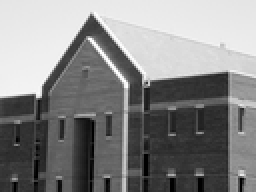
%> input picture p9/building.tif, 128 x 96 px, shrunk from 1114 x 834 before the run (shown 2 times larger); the run also reads 1 picture not shown here
$ octave problem9_main.m   (GNU Octave 9; MATLAB toolbox functions it lacks are replaced by stand-ins)
%> lines starting %> are read from the running program, lines starting %| are printed output that depends on the picture; long printed decimals are rounded
### p9/roberts.m
function [ imgg ] = roberts( imgf )
%ROBERTS
%   robert filter, two with 3x3 masks on axis-x and axis-y

[M, N] = size(imgf);

f = replicate_padding(imgf, 2);
f = double(f); % double f

% Roberts
maskx = [0 0 0 ; 0 -1 0; 0 0 1];
masky = [0 0 0; 0 0 -1; 0 1 0];

gx = zeros(M+4, N+4);
gy = zeros(M+4, N+4);

for x = (2 : M+3)
    for y = (2 : N+3)
        gx(x, y) = sum(sum(f(x-1:x+1, y-1:y+1) .* maskx));
        gy(x, y) = sum(sum(f(x-1:x+1, y-1:y+1) .* masky));
    end
end

% new image: using abs ,some negative
gx = abs(gx(3:M+2, 3:N+2));
gy = abs(gy(3:M+2, 3:N+2));
imgg = scale255(gx+gy);

end

### p9/replicate_padding.m
function [ imgg ] = replicate_padding( imgf, pad )
%REPLIACTE_PADDING
% imgf - img to be padded, pad - amount of padding

[M, N] = size(imgf);

% repmat(mat, row_rep, col_rep);
top = repmat(imgf(1, :), pad, 1);
button = repmat(imgf(M, :), pad, 1);
left = repmat(imgf(:, 1), 1, pad);
right = repmat(imgf(:, N), 1, pad);
lt = repmat(imgf(1,1), pad, pad);
rt = repmat(imgf(1,N), pad, pad);
lb = repmat(imgf(M,1), pad, pad);
rb = repmat(imgf(M,N), pad, pad);

imgg = [lt, top, rt; left, imgf, right; lb, button, rb];

end

### p9/scale255.m
function [ imgg ] = scale255( imgf )
%SCALE255
% return is uint8 type

%imgf = double(imgf);
[M, N] = size(imgf);
K = 255;

minf = zeros(M, N) + min(min(imgf));
maxf = zeros(M, N) + max(max(imgf));
imgg = K * (imgf-minf) ./ (maxf - minf);
imgg = uint8(imgg);

end

### p9/prewitt.m
function [ imgg ] = prewitt( imgf )
%PREWITT prewitt filter
%   two 3x3 masks

[M, N] = size(imgf);

f = replicate_padding(imgf, 2);
f = double(f); % double f

maskx = [-1 -1 -1; 0 0 0; 1 1 1];
masky = [-1 0 1; -1 0 1; -1 0 1];

gx = zeros(M+4, N+4);
gy = zeros(M+4, N+4);

for x = (2 : M+3)
    for y = (2 : N+3)
        gx(x, y) = sum(sum(f(x-1:x+1, y-1:y+1) .* maskx));
        gy(x, y) = sum(sum(f(x-1:x+1, y-1:y+1) .* masky));
    end
end

% new image: using abs ,some negative
gx = abs(gx(3:M+2, 3:N+2));
gy = abs(gy(3:M+2, 3:N+2));
imgg = scale255(gx+gy);

end

### p9/marr_hildreth.m
function [ imgg, imgcross ] = marr_hildreth( imgf, sigma, n, threshold )
%MARR_HILDRETH
%   sigma - variance of Gaussian, n - size of gaussiain lowpass filter

% generate gaussian filter
x = (1:n) - (n+1)/2;
y = x';
x = repmat(x, n, 1);
y = repmat(y, 1, n);
D2 = x.^2 + y.^2;
gau_filter = exp(-D2 / (2*sigma*sigma));

% preprocess
[M, N] = size(imgf);
imgf = double(imgf) ./ 255;
f = replicate_padding(imgf, n-1);
f = double(f); % double f

% convolution
g = zeros(M+2*n, N+2*n);
for x = (n : M+n-1)
    for y = (n : N+n-1)
        xlow = fix(x - fix((n-1)/2));
        xhigh = fix(x + fix((n-1)/2));
        ylow = fix(y - fix((n-1)/2));
        yhigh = fix(y + fix((n-1)/2));
        g(x,y) = sum(sum(f(xlow:xhigh,ylow:yhigh) .* gau_filter));
    end
end

f = g(n:M+n-1, n:N+n-1) * 255;
% laplacian
f = replicate_padding(f, 2);
mask = [1 1 1; 1 -8 1; 1 1 1];
g = zeros(M+4, N+4);
for x = (2 : M+3)
    for y = (2 : N+3)
        g(x, y) = sum(sum(f(x-1:x+1, y-1:y+1) .* mask));
    end
end

% do zero cross
g = g(3:M+2, 3:N+2);
imgcross = zero_cross(g, threshold*max(max(g)));

imgg = g; % laplacian result without scale
imgg = scale255(imgg); % this is the image to show
imgcross = scale255(imgcross);


end

### p9/zero_cross.m
function [ imgg ] = zero_cross( imgf, threshold )
%ZERO_CROSS
%   threshold - a threshold value

[M, N] = size(imgf);
imgg = zeros(M, N);

for x=(2:M-1)
    for y=(2:N-1)
        imgg(x,y) = check_threshold(imgf, x, y, threshold);
    end
end

end

% [21 lines left out: function check_threshold, not called in this run]

### p9/canny.m
function [ imgg, imgt ] = canny( imgf, sigma, n, TL, TH )
%CANNY canny's algorithm
%   sigma - gaussian variance, n - size of filter, TH TL - thresholds

% generate gaussian filter
x = (1:n) - (n+1)/2;
y = x';
x = repmat(x, n, 1);
y = repmat(y, 1, n);
D2 = x.^2 + y.^2;
gau_filter = exp(-D2 / (2*sigma*sigma));

% preprocess
[M, N] = size(imgf);
imgf = double(imgf) ./ 255;
f = replicate_padding(imgf, n-1);
f = double(f); % double f

% gaussian smoothing
g = zeros(M+2*n, N+2*n);
for x = (n : M+n-1)
    for y = (n : N+n-1)
        xlow = fix(x - fix((n-1)/2));
        xhigh = fix(x + fix((n-1)/2));
        ylow = fix(y - fix((n-1)/2));
        yhigh = fix(y + fix((n-1)/2));
        g(x,y) = sum(sum(f(xlow:xhigh,ylow:yhigh) .* gau_filter));
    end
end

% restore to original size
f = g(n:M+n-1, n:N+n-1);
minf = min(min(f));
maxf = max(max(f));
f = (f - minf)./(maxf-minf); % normalization to (0,1)

% calculate magnitude and angle image
magnitude = zeros(M, N);
angle = zeros(M, N);
for x = (1:M-1)
    for y = (1:N-1)
        py = f(x,y) - f(x,y+1) + f(x+1,y) - f(x+1,y+1);
        px = f(x,y) - f(x+1,y) + f(x,y+1) - f(x+1,y+1);
        magnitude(x, y) = sqrt(px*px + py*py);
        angle(x, y) = atand(py/px);
    end
end

% obtain thresholding-only image
imgt = zeros(M, N);
for x = (1:M)
    for y = (1:N)
        if magnitude(x,y)>=TL
            imgt(x,y) = magnitude(x,y);
        end
    end
end
imgt = uint8(scale255(imgt));


% nonmaximum suppression
suppres = zeros(M, N);

for x = (2:M-1)
    for y = (2:N-1)
        if angle(x,y)>=-22.5 && angle(x,y)<22.5 % horizontal
            if magnitude(x,y)>magnitude(x-1,y) && magnitude(x,y)>magnitude(x+1,y)
                suppres(x, y) = magnitude(x,y);
            end
        elseif angle(x,y)>=22.5 && angle(x,y)<67.5 % leftbottom-righttop
            if magnitude(x,y)>magnitude(x-1,y-1) && magnitude(x,y)>magnitude(x+1,y+1)
                suppres(x, y) = magnitude(x,y);
            end
        elseif angle(x,y)>=-67.5 && angle(x,y)<-22.5 % lefttop-rightbottom
            if magnitude(x,y)>magnitude(x-1,y+1) && magnitude(x,y)>magnitude(x+1,y-1)
                suppres(x, y) = magnitude(x,y);
            end
        else % vertical
            if magnitude(x,y)>magnitude(x,y+1) && magnitude(x,y)>magnitude(x,y-1)
                suppres(x, y) = magnitude(x,y);
            end
        end
    end
end


% double thresholding
imgg = zeros(M, N);

for x = (1:M)
    for y = (1:N)
        if suppres(x,y)>TH % strong edge pixel
            imgg(x,y) = 1;
        elseif suppres(x,y)>TL
            if max(max(suppres(x-1:x+1,y-1:y+1)))>TH % 8-connectivity
                imgg(x,y) = 1;
            end
        end
    end
end


end

### p9/basic_global_thresholding.m
function [ imgg, T ] = basic_global_thresholding( imgf, T0, deltaT )
%BASIC_GLOBAL_THRESHOLDING
%   T0: init esitimatation threshold, deltaT: the stopping difference

while 1
    [~, mean_0, mean_1] = thresholding(imgf, T0);
    T1 = (mean_0+mean_1)/2;
    if abs(T1-T0) <= deltaT
        T = T1;
        break
    end
    T0 = T1;
end
[imgg, ~, ~] = thresholding(imgf, T);

end

function [ imgg, mean_0, mean_1 ] = thresholding( imgf, T )
[M, N] = size(imgf);
imgg = zeros(M, N);
mean_0 = double(0);
mean_1 = double(0);
cnt_0 = 0;
cnt_1 = 0;
for x = (1:M)
    for y = (1:N)
        if imgf(x,y)>T
            imgg(x,y)=250;
            mean_1 = mean_1+double(imgf(x,y));
            cnt_1 = cnt_1+1;
        else
            imgg(x,y)=5;
            mean_0 = mean_0+double(imgf(x,y));
            cnt_0 = cnt_0+1;
        end
    end
end

imgg = uint8(imgg);
if mean_0 == 0
    cnt_0 = 1;
end
if mean_1 == 0
    cnt_1 = 1;
end

mean_0 = mean_0 / cnt_0;
mean_1 = mean_1 / cnt_1;

end

### p9/otsu_thresholding.m
function [ imgg, kstar, eta ] = otsu_thresholding( imgf )
%OTSU_THRESHOLDING
%   kstar: threshold, eta: separability

[M, N] = size(imgf);
histf = zeros(1, uint32(256)); % (0:255)
for x=(1:M)
    for y=(1:N)
        histf(fix(imgf(x,y)+1)) = histf(fix(imgf(x,y)+1)) + 1;
    end
end
histf = double(histf)/double(M*N);

P = zeros(1, uint32(256));
P(1) = histf(1);
for i = (2:256)
    P(i) = P(i-1) + histf(i);
end

m = double(zeros(1, uint32(256)));
m(1) = 0*double(histf(1));
for i = (2:256)
    m(i) = m(i-1) + double(i-1)*histf(i);
end
mG = m(256);

size(P)
size(m)
size(mG)
size(1-P)

sigmaB2 = (mG .* P - m) .^2 ./(P .* (1-P));
size(sigmaB2)
kall = find(sigmaB2==max(sigmaB2));
kstar = mean(kall) - 1;
sigmaG = sum(((0:255)-mG).^2 .* histf);

eta = sigmaB2(int32(kstar)) / sigmaG;
imgg = thresholding(imgf, kstar);

end

function [ imgg ] = thresholding( imgf, T )
[M, N] = size(imgf);
imgg = zeros(M, N);
for x = (1:M)
    for y = (1:N)
        if imgf(x,y)>T
            imgg(x,y)=250;
        else
            imgg(x,y)=5;
        end
    end
end

imgg = uint8(imgg);
end

### p9/problem9_main.m
% DIP problem 9
% Image Segmentation
% Edge dectection: Roberts, Prewitt, Sobel, Marr-Hildreth, Canny
% Threshold segmentation: Otsu's method
% author: wang.yiqing
% Dependent function: roberts, prewitt, sobel, marr_hildreth, zero_cross, canny
% 					  otsu_thresholding, basic_global_thresholding

%=========================================================================

% read in image
fp = 'building.tif';
f_orig = imread(fp);
%> f_orig is the input picture: size 96x128 uint8; min 0, max 255, mean 133.3
[M, N] = size(f_orig);
%> M = 96; N = 128
figure, imshow(f_orig);
imwrite(f_orig, 'building.png');

%=========================================================================
% 1). Edge detection

% Roberts filter
f_roberts = roberts(f_orig);
%> in replicate_padding, `top = repmat(imgf(1, :), pad, 1);`: top = 128 columns, first 8: [228 229 229 229 229 229 230 230; 228 229 229 229 229 229 230 230]
%> in replicate_padding, `button = repmat(imgf(M, :), pad, 1);`: button = 128 columns, first 8: [46 52 57 54 50 62 32 0; 46 52 57 54 50 62 32 0]
%> in replicate_padding, `left = repmat(imgf(:, 1), 1, pad);`: left = 96 rows, first 12: [228 228; 229 229; 229 229; 230 230; 230 230; 230 230; 230 230; 231 231; 231 231; 231 231; 231 231; 232 232]
%> in replicate_padding, `right = repmat(imgf(:, N), 1, pad);`: right = 96 rows, first 12: [229 229; 229 229; 229 229; 229 229; 230 230; 230 230; 231 231; 231 231; 231 231; 231 231; 232 232; 232 232]
%> in replicate_padding, `lt = repmat(imgf(1,1), pad, pad);`: lt = [228 228; 228 228]
%> in replicate_padding, `rt = repmat(imgf(1,N), pad, pad);`: rt = [229 229; 229 229]
%> in replicate_padding, `lb = repmat(imgf(M,1), pad, pad);`: lb = [46 46; 46 46]
%> in replicate_padding, `rb = repmat(imgf(M,N), pad, pad);`: rb = [140 140; 140 140]
%> in scale255, `minf = zeros(M, N) + min(min(imgf));`: minf: size 96x128 double; every value is 0
%> in scale255, `maxf = zeros(M, N) + max(max(imgf));`: maxf: size 96x128 double; every value is 292
figure, imshow(f_roberts);
imwrite(f_roberts, '9_roberts.png');

% Prewitt filter
f_prewitt = prewitt(f_orig);
%> after the loop in prewitt, `for x = (2 : M+3)`:
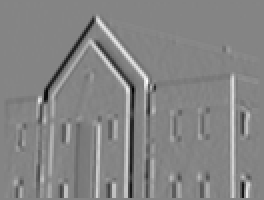
%> gy: size 100x132 double (shown 2 times larger); min -546, max 504, mean 1.3; drawn with min black and max white
%> in scale255 (call 2), `maxf = zeros(M, N) + max(max(imgf));`: maxf: size 96x128 double; every value is 707
figure, imshow(f_prewitt);
imwrite(f_prewitt, '9_prewitt.png');

% Sobel filter
f_sobel = prewitt(f_orig);
figure, imshow(f_sobel);
imwrite(f_sobel, '9_sobel.png');

% Marr-Hildreth
[~, f_zerocross_0] = marr_hildreth(f_orig, 4, 25, 0);
%> in replicate_padding (call 4), `lt = repmat(imgf(1,1), pad, pad);`: lt: size 24x24 double; every value is 0.894
%> in replicate_padding (call 4), `rt = repmat(imgf(1,N), pad, pad);`: rt: size 24x24 double; every value is 0.898
%> in replicate_padding (call 4), `lb = repmat(imgf(M,1), pad, pad);`: lb: size 24x24 double; every value is 0.18
%> in replicate_padding (call 4), `rb = repmat(imgf(M,N), pad, pad);`: rb: size 24x24 double; every value is 0.549
%> after the loop in marr_hildreth, `for x = (n : M+n-1)`:
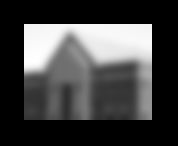
%> g: size 146x178 double; min 0, max 94.13, mean 24.8; drawn with min black and max white
%> in replicate_padding (call 5), `left = repmat(imgf(:, 1), 1, pad);`: left = 96 rows, first 12: [22954.7 22954.7; 22973.8 22973.8; 22995.3 22995.3; 23018.6 23018.6; 23043.1 23043.1; 23068.4 23068.4; 23094.1 23094.1; 23120 23120; 23146.1 23146.1; 23172.3 23172.3; 23198.9 23198.9; 23225.8 23225.8]
%> in replicate_padding (call 5), `right = repmat(imgf(:, N), 1, pad);`: right = 96 rows, first 12: [22964.3 22964.3; 22980.1 22980.1; 22999.4 22999.4; 23021.9 23021.9; 23047.2 23047.2; 23074.9 23074.9; 23104.3 23104.3; 23134.9 23134.9; 23166.5 23166.5; 23198.5 23198.5; 23231 23231; 23263.6 23263.6]
%> after the loop in marr_hildreth, `for x = (2 : M+3)`:
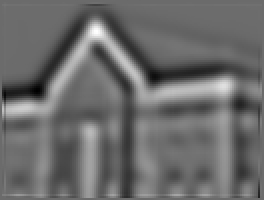
%> g: size 100x132 double (shown 2 times larger); min -1131.3, max 1542.8, mean 0; drawn with min black and max white
%> after the loop in zero_cross, `for x=(2:M-1)`:
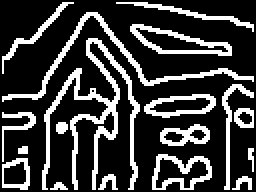
%> imgg: size 96x128 double (shown 2 times larger); 23.7% white in thin lines or dots
%> in scale255 (call 4), `minf = zeros(M, N) + min(min(imgf));`: minf: size 96x128 double; every value is -1131.3
%> in scale255 (call 4), `maxf = zeros(M, N) + max(max(imgf));`: maxf: size 96x128 double; every value is 1542.8
%> in scale255 (call 5), `maxf = zeros(M, N) + max(max(imgf));`: maxf: size 96x128 double; every value is 255
%> in scale255 (call 5), `imgg = uint8(imgg);`: imgg: size 96x128 uint8; 23.7% white in thin lines or dots
[~, f_zerocross_4] = marr_hildreth(f_orig, 4, 25, 0.04);
%> after the loop in zero_cross (call 2), `for x=(2:M-1)`: imgg: size 96x128 double; 19.6% white in thin lines or dots
%> in scale255 (call 7), `imgg = uint8(imgg);`: imgg: size 96x128 uint8; 19.6% white in thin lines or dots
[~, f_zerocross_8] = marr_hildreth(f_orig, 4, 25, 0.08);
%> after the loop in zero_cross (call 3), `for x=(2:M-1)`: imgg: size 96x128 double; 15.9% white in thin lines or dots
%> in scale255 (call 9), `imgg = uint8(imgg);`: imgg: size 96x128 uint8; 15.9% white in thin lines or dots
[f_marrhildreth, f_zerocross_12] = marr_hildreth(f_orig, 4, 25, 0.12);
%> after the loop in zero_cross (call 4), `for x=(2:M-1)`: imgg: size 96x128 double; 13.5% white in thin lines or dots
%> in scale255 (call 11), `imgg = uint8(imgg);`: imgg: size 96x128 uint8; 13.5% white in thin lines or dots
figure, imshow(f_marrhildreth);
figure, imshow(f_zerocross_0);
figure, imshow(f_zerocross_4);
figure, imshow(f_zerocross_8);
figure, imshow(f_zerocross_12);
imwrite(f_marrhildreth, '9_marrhildreth.png');
imwrite(f_zerocross_0, '9_zerocross_0.png');
imwrite(f_zerocross_4, '9_zerocross_4.png');
imwrite(f_zerocross_8, '9_zerocross_8.png');
imwrite(f_zerocross_12, '9_zerocross_12.png');

% Canny
[f_canny, f_threshold_only] = canny(f_orig, 4, 25, 0.01, 0.02);
%> in canny, `f = g(n:M+n-1, n:N+n-1);`:
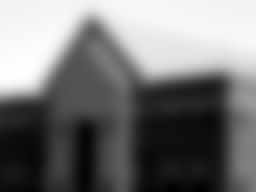
%> f: size 96x128 double (shown 2 times larger); min 15.84, max 94.13, mean 52.4; drawn with min black and max white
%> in canny, `minf = min(min(f));`: minf = 15.84
%> in canny, `maxf = max(max(f));`: maxf = 94.13
%> after the loop in canny, `for x = (1:M-1)`:
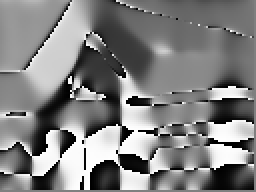
%> angle: size 96x128 double (shown 2 times larger); min -89.99, max 90, mean 1.3; drawn with min black and max white
%> after the loop in canny, `for x = (1:M-1)`:
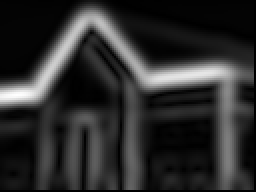
%> magnitude: size 96x128 double (shown 2 times larger); min 0, max 0.184, mean 0.0328; drawn with min black and max white
figure, imshow(f_canny);
imwrite(f_canny, '9_canny.png');
figure, imshow(f_threshold_only);
imwrite(f_canny, '9_threshold_only.png');


%=========================================================================
% 2). Global thresholding

% read in original image
fp = 'polymersomes.tif';
f_orig = imread(fp);
[M, N] = size(f_orig);
%> M = 74; N = 81
figure, imshow(f_orig);
imwrite(f_orig, 'polymersomes.png');
% histogram
fhist = figure;
imhist(f_orig);
saveas(fhist, '9_polymersomes_hist.png', 'png');

% basic global thresholding
[f_basic_threshold, T_basic] = basic_global_thresholding(f_orig, mean(mean(f_orig)), 1);
%> the loop in basic_global_thresholding, `while 1` made 1 pass
%> (mean_0, mean_1, T1, T) on pass 1: (160.2, 178.6, 169.4, 169.4)
%> T_basic = 169.4
fprintf('T_basic %f', T_basic); % T_basic 169.394997
figure, imshow(f_basic_threshold);
imwrite(f_basic_threshold, '9_threshold_basic.png');

% Otsu's method
[f_otsu, kstar, eta] = otsu_thresholding(f_orig);
%> after the loop in otsu_thresholding, `for x=(1:M)`: histf = 256 values, max 685 at index 163, min 0 at index 1, mean 23.41
%> in otsu_thresholding, `histf = double(histf)/double(M*N);`: histf = 256 values, max 0.114 at index 163, min 0 at index 1, mean 0.00391
%> after the loop in otsu_thresholding, `for i = (2:256)`: P = 256 values from 0 to 1
%> after the loop in otsu_thresholding, `for i = (2:256)`: m = 256 values from 0 to 169.6
%> in otsu_thresholding, `mG = m(256);`: mG = 169.6
%> in otsu_thresholding, `size(P)`: ans = [1 256]
%> in otsu_thresholding, `size(mG)`: ans = [1 1]
%> in otsu_thresholding, `size(1-P)`: ans = [1 256]
%> in otsu_thresholding, `kall = find(sigmaB2==max(sigmaB2));`: kall = 182
%> in otsu_thresholding, `kstar = mean(kall) - 1;`: kstar = 181
%> in otsu_thresholding, `sigmaG = sum(((0:255)-mG).^2 .* histf);`: sigmaG = 190
%> in otsu_thresholding, `eta = sigmaB2(int32(kstar)) / sigmaG;`: eta = 0.468
%> kstar = 181; eta = 0.468
figure, imshow(f_otsu);
imwrite(f_otsu, '9_threshold_otsu.png');
fprintf('Otsu threshold = %f, Seperability = %f', kstar, eta);
%| T_basic 169.425862Otsu threshold = 181.000, Seperability = 0.4682
%Otsu threshold = 181.000000, Seperability = 0.465212
